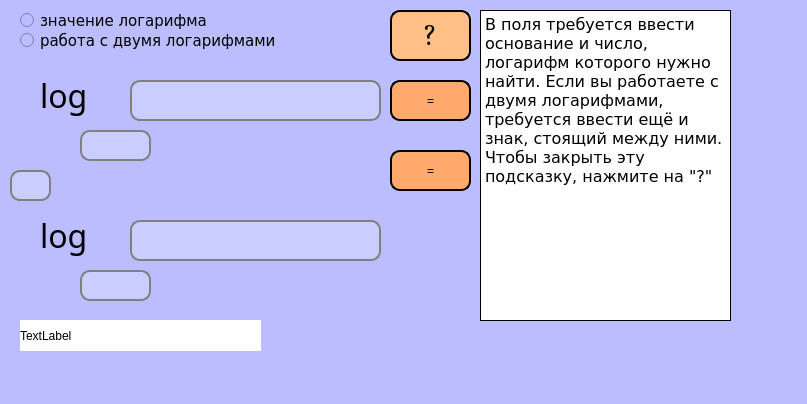
<?xml version="1.0" encoding="UTF-8"?>
<ui version="4.0">
 <class>MainWindow</class>
 <widget class="QMainWindow" name="MainWindow">
  <property name="geometry">
   <rect>
    <x>0</x>
    <y>0</y>
    <width>807</width>
    <height>404</height>
   </rect>
  </property>
  <property name="minimumSize">
   <size>
    <width>807</width>
    <height>404</height>
   </size>
  </property>
  <property name="windowTitle">
   <string>MainWindow</string>
  </property>
  <property name="styleSheet">
   <string notr="true">background-color: rgb(188, 189, 255);</string>
  </property>
  <widget class="QWidget" name="centralwidget">
   <widget class="QLabel" name="log">
    <property name="geometry">
     <rect>
      <x>40</x>
      <y>70</y>
      <width>91</width>
      <height>51</height>
     </rect>
    </property>
    <property name="font">
     <font>
      <family>Segoe UI Semilight</family>
      <pointsize>24</pointsize>
      <weight>50</weight>
      <italic>false</italic>
      <bold>false</bold>
     </font>
    </property>
    <property name="styleSheet">
     <string notr="true"/>
    </property>
    <property name="text">
     <string>log</string>
    </property>
   </widget>
   <widget class="QPushButton" name="pushButton_44">
    <property name="geometry">
     <rect>
      <x>390</x>
      <y>80</y>
      <width>81</width>
      <height>41</height>
     </rect>
    </property>
    <property name="styleSheet">
     <string notr="true">background-color: rgb(255, 169, 108);
border-style: outset;
border-radius: 10px;
border-width: 2px;
border-color: black;</string>
    </property>
    <property name="text">
     <string>=</string>
    </property>
   </widget>
   <widget class="QLabel" name="log_3">
    <property name="geometry">
     <rect>
      <x>480</x>
      <y>80</y>
      <width>261</width>
      <height>161</height>
     </rect>
    </property>
    <property name="font">
     <font>
      <family>Times New Roman</family>
      <pointsize>20</pointsize>
      <weight>75</weight>
      <italic>true</italic>
      <bold>true</bold>
     </font>
    </property>
    <property name="styleSheet">
     <string notr="true">font: italic bold 20pt &quot;Times New Roman&quot;;</string>
    </property>
    <property name="text">
     <string/>
    </property>
    <property name="scaledContents">
     <bool>true</bool>
    </property>
    <property name="alignment">
     <set>Qt::AlignLeading|Qt::AlignLeft|Qt::AlignTop</set>
    </property>
   </widget>
   <widget class="QLineEdit" name="lineEdit">
    <property name="geometry">
     <rect>
      <x>130</x>
      <y>80</y>
      <width>251</width>
      <height>41</height>
     </rect>
    </property>
    <property name="font">
     <font>
      <family>Segoe UI Semilight</family>
      <pointsize>18</pointsize>
     </font>
    </property>
    <property name="whatsThis">
     <string>&lt;html&gt;&lt;head/&gt;&lt;body&gt;&lt;p&gt;Введите значение основания&lt;/p&gt;&lt;/body&gt;&lt;/html&gt;</string>
    </property>
    <property name="styleSheet">
     <string notr="true">background-color:rgb(201, 205, 255);
border: 2px solid gray;
border-radius: 10px;</string>
    </property>
   </widget>
   <widget class="QLineEdit" name="lineEdit_2">
    <property name="geometry">
     <rect>
      <x>80</x>
      <y>130</y>
      <width>71</width>
      <height>31</height>
     </rect>
    </property>
    <property name="font">
     <font>
      <family>Segoe UI Semilight</family>
      <pointsize>15</pointsize>
     </font>
    </property>
    <property name="styleSheet">
     <string notr="true">background-color:rgb(201, 205, 255);
border: 2px solid gray;
    border-radius: 10px;</string>
    </property>
   </widget>
   <widget class="QRadioButton" name="radioButton">
    <property name="geometry">
     <rect>
      <x>20</x>
      <y>10</y>
      <width>241</width>
      <height>21</height>
     </rect>
    </property>
    <property name="font">
     <font>
      <family>Verdana</family>
      <pointsize>11</pointsize>
     </font>
    </property>
    <property name="text">
     <string>значение логарифма</string>
    </property>
   </widget>
   <widget class="QRadioButton" name="radioButton_2">
    <property name="geometry">
     <rect>
      <x>20</x>
      <y>30</y>
      <width>311</width>
      <height>21</height>
     </rect>
    </property>
    <property name="font">
     <font>
      <family>Verdana</family>
      <pointsize>11</pointsize>
     </font>
    </property>
    <property name="text">
     <string>работа с двумя логарифмами</string>
    </property>
   </widget>
   <widget class="QPushButton" name="pushButton_45">
    <property name="geometry">
     <rect>
      <x>390</x>
      <y>150</y>
      <width>81</width>
      <height>41</height>
     </rect>
    </property>
    <property name="styleSheet">
     <string notr="true">background-color: rgb(255, 169, 108);
border-style: outset;
border-radius: 10px;
border-width: 2px;
border-color: black;</string>
    </property>
    <property name="text">
     <string>=</string>
    </property>
   </widget>
   <widget class="QLineEdit" name="lineEdit_3">
    <property name="geometry">
     <rect>
      <x>80</x>
      <y>270</y>
      <width>71</width>
      <height>31</height>
     </rect>
    </property>
    <property name="font">
     <font>
      <family>Segoe UI Semilight</family>
      <pointsize>15</pointsize>
     </font>
    </property>
    <property name="styleSheet">
     <string notr="true">background-color:rgb(201, 205, 255);
border: 2px solid gray;
    border-radius: 10px;</string>
    </property>
   </widget>
   <widget class="QLabel" name="log_2">
    <property name="geometry">
     <rect>
      <x>40</x>
      <y>210</y>
      <width>91</width>
      <height>51</height>
     </rect>
    </property>
    <property name="font">
     <font>
      <family>Segoe UI Semilight</family>
      <pointsize>24</pointsize>
      <weight>50</weight>
      <italic>false</italic>
      <bold>false</bold>
     </font>
    </property>
    <property name="styleSheet">
     <string notr="true"/>
    </property>
    <property name="text">
     <string>log</string>
    </property>
   </widget>
   <widget class="QLineEdit" name="lineEdit_4">
    <property name="geometry">
     <rect>
      <x>130</x>
      <y>220</y>
      <width>251</width>
      <height>41</height>
     </rect>
    </property>
    <property name="font">
     <font>
      <family>Segoe UI Semilight</family>
      <pointsize>18</pointsize>
     </font>
    </property>
    <property name="whatsThis">
     <string>&lt;html&gt;&lt;head/&gt;&lt;body&gt;&lt;p&gt;Введите значение основания&lt;/p&gt;&lt;/body&gt;&lt;/html&gt;</string>
    </property>
    <property name="styleSheet">
     <string notr="true">background-color:rgb(201, 205, 255);
border: 2px solid gray;
    border-radius: 10px;</string>
    </property>
   </widget>
   <widget class="QLineEdit" name="lineEdit_5">
    <property name="geometry">
     <rect>
      <x>10</x>
      <y>170</y>
      <width>41</width>
      <height>31</height>
     </rect>
    </property>
    <property name="font">
     <font>
      <pointsize>10</pointsize>
      <weight>75</weight>
      <bold>true</bold>
     </font>
    </property>
    <property name="styleSheet">
     <string notr="true">background-color:rgb(201, 205, 255);
border: 2px solid gray;
    border-radius: 10px;</string>
    </property>
   </widget>
   <widget class="QPushButton" name="pushButton">
    <property name="geometry">
     <rect>
      <x>390</x>
      <y>10</y>
      <width>81</width>
      <height>51</height>
     </rect>
    </property>
    <property name="font">
     <font>
      <family>Cambria</family>
      <pointsize>22</pointsize>
     </font>
    </property>
    <property name="styleSheet">
     <string notr="true">background-color: rgb(255, 191, 134);
border-style: outset;
border-radius: 10px;
border-width: 2px;
border-color: black;</string>
    </property>
    <property name="text">
     <string>?</string>
    </property>
   </widget>
   <widget class="QLabel" name="info">
    <property name="geometry">
     <rect>
      <x>480</x>
      <y>10</y>
      <width>251</width>
      <height>311</height>
     </rect>
    </property>
    <property name="font">
     <font>
      <family>Verdana</family>
      <pointsize>12</pointsize>
     </font>
    </property>
    <property name="styleSheet">
     <string notr="true">border-color: rgb(0, 0, 0);
border: 1px solid black;
background-color: rgb(255, 255, 255);
</string>
    </property>
    <property name="text">
     <string>В поля требуется ввести основание и число, логарифм которого нужно найти. Если вы работаете с двумя логарифмами,  требуется ввести ещё и знак, стоящий между ними. Чтобы закрыть эту подсказку, нажмите на &quot;?&quot;</string>
    </property>
    <property name="alignment">
     <set>Qt::AlignLeading|Qt::AlignLeft|Qt::AlignTop</set>
    </property>
    <property name="wordWrap">
     <bool>true</bool>
    </property>
   </widget>
   <widget class="QLabel" name="strange">
    <property name="geometry">
     <rect>
      <x>20</x>
      <y>320</y>
      <width>241</width>
      <height>31</height>
     </rect>
    </property>
    <property name="styleSheet">
     <string notr="true">background-color: rgb(255, 255, 255);</string>
    </property>
    <property name="text">
     <string>TextLabel</string>
    </property>
   </widget>
  </widget>
  <widget class="QMenuBar" name="menubar">
   <property name="geometry">
    <rect>
     <x>0</x>
     <y>0</y>
     <width>807</width>
     <height>26</height>
    </rect>
   </property>
  </widget>
  <widget class="QStatusBar" name="statusbar"/>
 </widget>
 <resources/>
 <connections/>
</ui>
